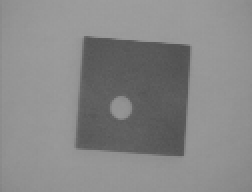
#> input picture Semester 2/Computer Vision/Lab/ExerciseSession1/images/wdg.png, 126 x 96 px (shown 2 times larger)
$ jupyter execute --allow-errors exercise_session_1.ipynb   (shell and % lines are left out)   (text cells are left out)
#> lines starting #> are read from the running program, lines starting #| are printed output that depends on the picture; after the words box and inside, x2 and y2 are one past the last pixel; in counts of white or black regions, pixels touching at a corner belong together; pictures that were not available may be replaced by others from this repository, and a replacement may not be noted
[cell 1]

import numpy as np
import matplotlib.pyplot as plt
import cv2

from skimage import measure, color
from os import listdir

plt.rcParams['figure.figsize'] = (10, 10)
plt.rcParams['image.cmap'] = 'gray'

[cell 2]
#add your code here
IMG_DIR = 'images/'
img = cv2.imread(IMG_DIR + 'wdg.png')
#> img is the input picture: shape (96, 126, 3); min 80, max 157, mean 135.1
f, ax = plt.subplots(1, 2)
gray_img = cv2.cvtColor(img, cv2.COLOR_BGR2GRAY)
ax[0].imshow(img)
ax[1].imshow(gray_img)

[cell 3]
#add your code here
def thresh_img(img, th1, th2, show=False):
#> called with th1 = 100, th2 = 200, show = True
    thresh_img = img.copy()
    thresh_img[thresh_img < th1] = 0
    thresh_img[thresh_img > th2] = 0
    thresh_img[thresh_img > 0] = 255
#> thresh_img: shape (96, 126); 77% white; 1 black region, box (x1, y1, x2, y2) and area: (39, 19, 95, 78) 2784
    if show:
        plt.imshow(thresh_img)
    return thresh_img

thresh_img(gray_img, 100, 200, True)

[cell 4]
#add your code here
_ = plt.hist(gray_img.ravel())
#> figure, not shown here; tallest bar 4554 high, from x = 141.6 to 149.3

[cell 5]
# Use new thresholds
thresh_img(gray_img, 130, 157)
#> in thresh_img (call 2), `thresh_img[thresh_img > 0] = 255`: thresh_img: shape (96, 126); 75.4% white; 1 black region, box (x1, y1, x2, y2) and area: (37, 18, 96, 78) 2978

[cell 6]
# Segment brain.png
brain_img = cv2.cvtColor(cv2.imread(IMG_DIR + 'brain.png'), cv2.COLOR_BGR2GRAY)
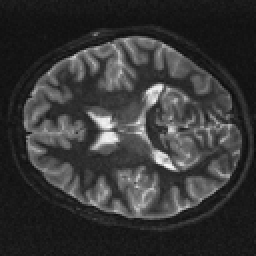
#> input picture Semester 2/Computer Vision/Lab/ExerciseSession1/images/brain.png, 128 x 128 px (shown 2 times larger)
#> brain_img: shape (128, 128); min 9, max 251, mean 54.5
f, ax = plt.subplots(1, 2)
ax[0].imshow(brain_img)
_ = ax[1].hist(brain_img.ravel())
#> figure, not shown here; panel 2: tallest bar 7798 high, from x = 9 to 33.2

[cell 7]
thresh_img(brain_img, 5, 50)
#> in thresh_img (call 3), `thresh_img[thresh_img > 0] = 255`: thresh_img: shape (128, 128); 61% white; 39 black regions (37 under 20 px), largest, box (x1, y1, x2, y2) and area: (11, 18, 121, 110) 6219, (89, 93, 119, 113) 44

[cell 8]
# Segment shading.png
# Segment brain.png
shade_img = cv2.cvtColor(cv2.imread(IMG_DIR + 'shading.png'), cv2.COLOR_BGR2GRAY)
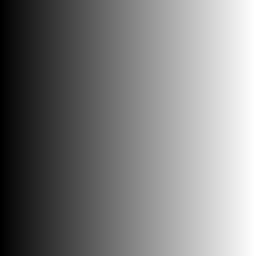
#> input picture Semester 2/Computer Vision/Lab/ExerciseSession1/images/shading.gif, 128 x 128 px, given in place of shading.png, which was not available (shown 2 times larger)
#> shade_img: shape (128, 128); min 0, max 255, mean 128
f, ax = plt.subplots(1, 2)
ax[0].imshow(shade_img)
_ = ax[1].hist(shade_img.ravel())

[cell 9]
#add your code here
street1_img = cv2.cvtColor(cv2.imread(IMG_DIR + 'street1.tiff'), cv2.COLOR_BGR2GRAY)
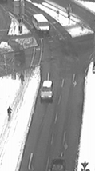
#> input picture Semester 2/Computer Vision/Lab/ExerciseSession1/images/street1.tiff, 95 x 171 px
#> street1_img: shape (171, 95); min 47, max 255, mean 157.6
street2_img = cv2.cvtColor(cv2.imread(IMG_DIR + 'street2.tiff'), cv2.COLOR_BGR2GRAY)
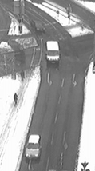
#> input picture Semester 2/Computer Vision/Lab/ExerciseSession1/images/street2.tiff, 95 x 171 px
#> street2_img: shape (171, 95); min 48, max 255, mean 157
f, ax = plt.subplots(1, 2)
ax[0].imshow(street1_img)
_ = ax[1].imshow(street2_img)

[cell 10]
#add your code here
street1_float_img = np.float32(street1_img)
street2_float_img = np.float32(street2_img)

[cell 11]
# add your code here. Assign the difference to 'image_diff'
image_diff = street2_float_img - street1_float_img
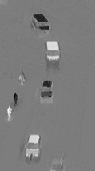
#> image_diff: shape (171, 95) float32; min -190, max 196, mean -0.6; drawn with min black and max white
plt.imshow(image_diff)

[cell 12]
BACK_DIR = 'images/sequence1/'
sq_of_images = listdir(BACK_DIR)
sq_of_images = [img for img in sq_of_images if img.endswith(".jpg")]
#> sq_of_images = ['im_001.jpg', 'im_002.jpg', 'im_003.jpg']

# 'sq_of_images' holds the list of image names. Create an image stack using them.
imgs = [cv2.cvtColor(cv2.imread(BACK_DIR + img), cv2.COLOR_BGR2GRAY) for img in sq_of_images]
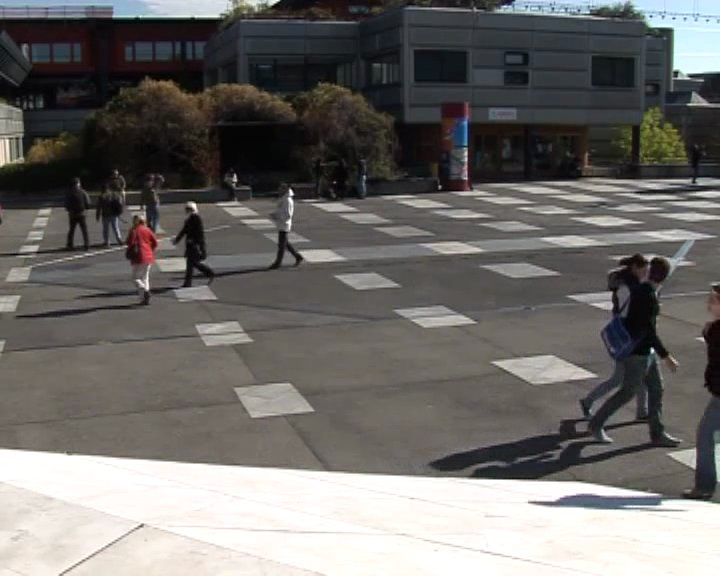
#> input picture Semester 2/Computer Vision/Lab/ExerciseSession1/images/sequence1/im_001.jpg, 720 x 576 px
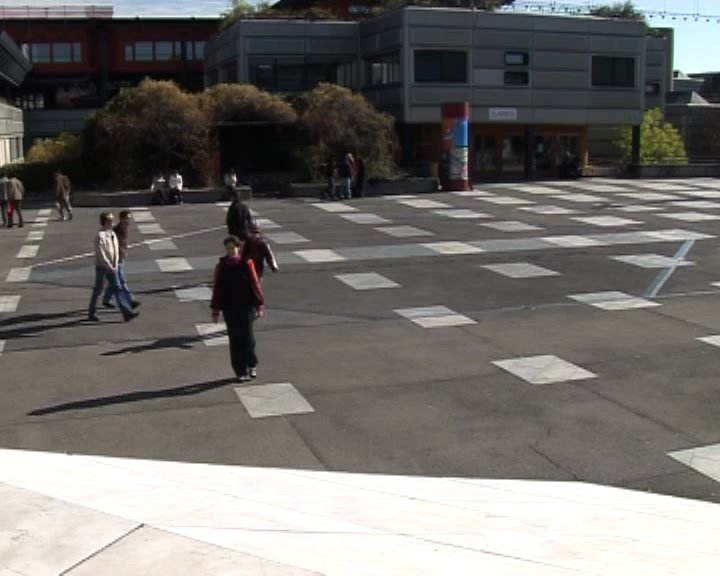
#> input picture Semester 2/Computer Vision/Lab/ExerciseSession1/images/sequence1/im_002.jpg, 720 x 576 px
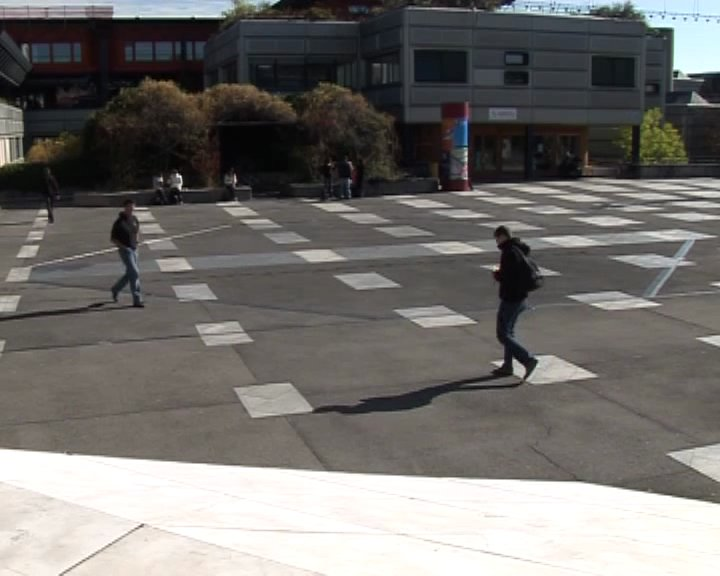
#> input picture Semester 2/Computer Vision/Lab/ExerciseSession1/images/sequence1/im_003.jpg, 720 x 576 px
#> imgs = 3 items
stack_img = np.stack(imgs)

# Compute the mean image using the stack and assign it to 'mean_image'.
mean_image = stack_img.mean(axis=0)
plt.imshow(mean_image)
_ = plt.title('Background model')

[cell 13]
T = 0.1
plt.figure(2)
plt.suptitle('Pedestrians')

# First convert the mean image to grayscale.
# When subtracting, each image must also be converted to grayscale.

for i in range(len(stack_img)):
    # Compute the foreground image here. Assign it to 'foreground' variable.
    foreground = stack_img[i] - mean_image
    plt.subplot(6,5,i+1)
    plt.imshow(foreground)
    plt.axis('off')
    plt.title('Image: ' + str(i+1))
#> this loop made 3 passes

[cell 14]
# Add your code here. Before computing the model convert the images into gray-scale images.
T = 2
plt.figure(3)
plt.suptitle('Pedestrians Gaussian')

color_mean = stack_img.mean(axis=0)
color_std = stack_img.std(axis=0)

for i in range(len(stack_img)):
    img = np.abs(stack_img[i] - color_mean) / color_std
    img[img < T] = 0
    img[img > 0] = 255
    plt.subplot(6,5,i+1)
    plt.imshow(img)
    plt.axis('off')
    plt.title('Image: ' + str(i+1))
#> img: shape (576, 720) float64; 7.04% of the values are NaN or infinite; the others: min 0, max 0, mean 0

[cell 15]
#add your code here
apple_img = cv2.cvtColor(cv2.imread(IMG_DIR + 'apples.jpg'), cv2.COLOR_RGB2BGR)
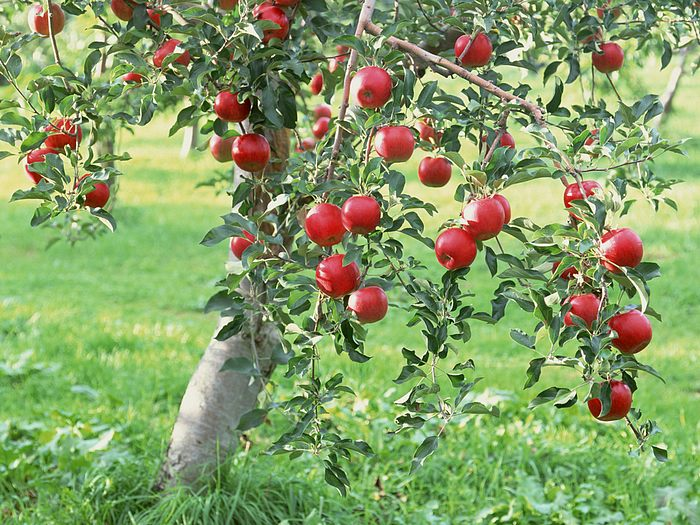
#> input picture Semester 2/Computer Vision/Lab/ExerciseSession1/images/apples.jpg, 700 x 525 px
_ = plt.imshow(apple_img)

[cell 16]
fig, axes = plt.subplots(1, 3)
fig.set_size_inches(18.5, 10.5)
# add your code for visualizing three channels
axes[0].imshow(apple_img[:,:,0])
axes[0].set_title('Red')
axes[1].imshow(apple_img[:,:,1])
axes[1].set_title('Green')
axes[2].imshow(apple_img[:,:,2])
_ = axes[2].set_title('Blue')

[cell 17]
bin_img = np.zeros(apple_img.shape[0:2])
# process red channel
RED_THRESH = 150
red_img = apple_img[:,:,0].copy()
f, ax = plt.subplots(1, 2)
ax[0].imshow(red_img)
ax[1].hist(red_img.ravel())

# process green channel
GREEN_THRESH = 60
green_img = apple_img[:,:,1].copy()
f, ax = plt.subplots(1, 2)
ax[0].imshow(green_img)
_ = ax[1].hist(green_img.ravel())
#> figure, not shown here; panel 2: tallest bar 71455 high, from x = 127.5 to 153
#> figure, not shown here; panel 2: tallest bar 80887 high, from x = 178.5 to 204

[cell 18]
plt.figure(1)
red_thresh_img = thresh_img(red_img, 170, 255, True)
#> in thresh_img (call 4), `thresh_img[thresh_img > 0] = 255`: thresh_img: shape (525, 700); 24.7% white; 1805 white regions (1493 under 20 px), largest, box (x1, y1, x2, y2) and area: (378, 111, 700, 275) 18663, (114, 96, 258, 225) 8913, (0, 106, 113, 233) 4007
plt.figure(2)
green_thresh_img = thresh_img(green_img, 0, 60, True)
#> in thresh_img (call 5), `thresh_img[thresh_img > th2] = 0`:
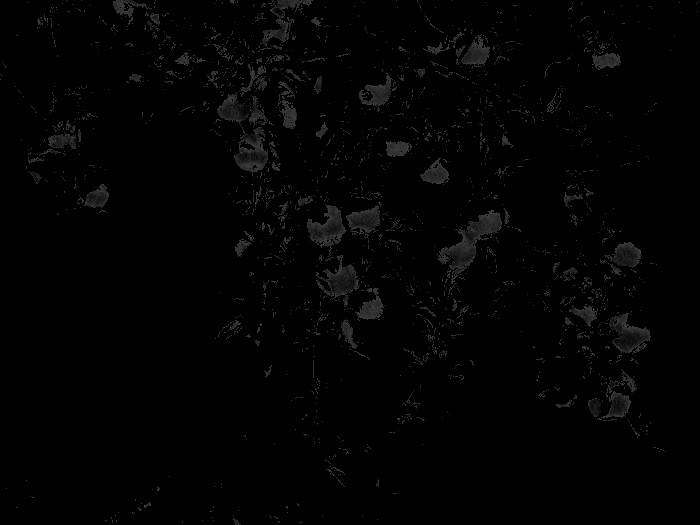
#> thresh_img: shape (525, 700); min 0, max 60, mean 2.5
